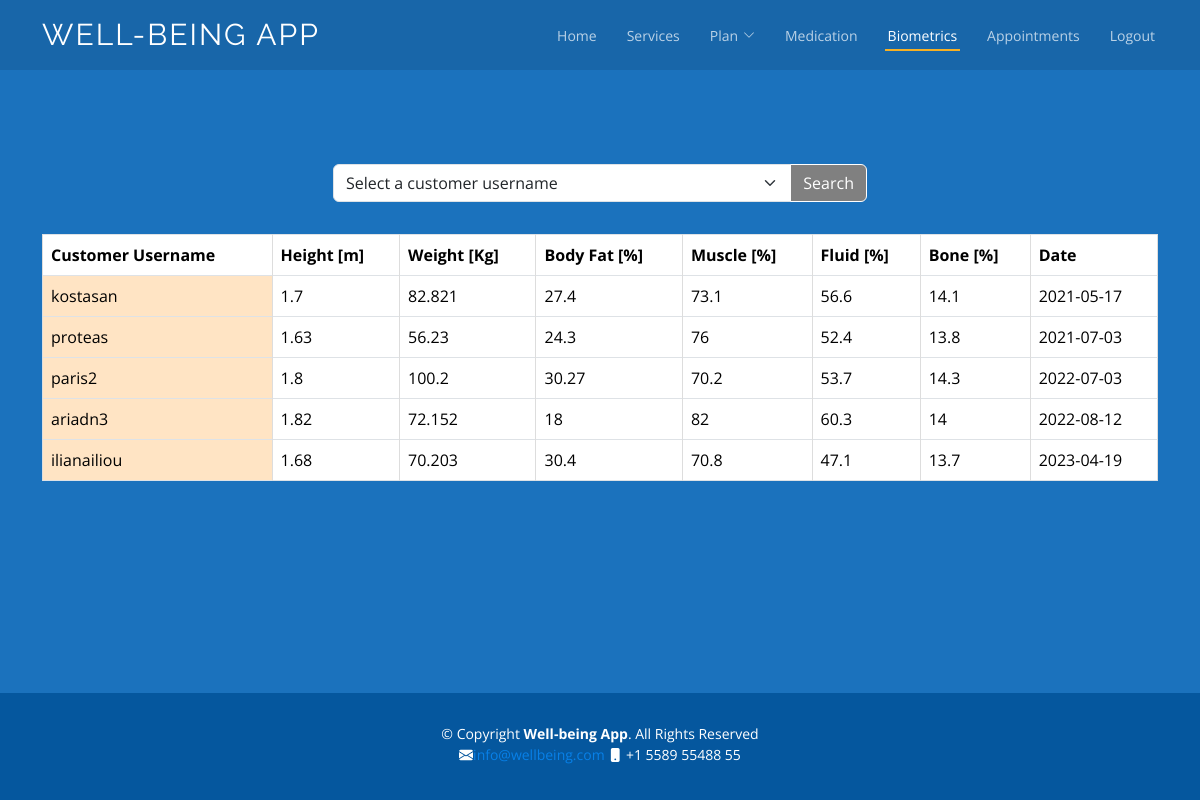
Screenshot of /biometrics.php (signed in) with the database file from the repository.
### tables this page shows
CREATE TABLE `biometrics` (
  `measurement_date` date NOT NULL,
  `weight` float NOT NULL,
  `height` float NOT NULL,
  `body_fat_percentage` float NOT NULL,
  `muscle_percentage` float NOT NULL,
  `fluid_percentage` float NOT NULL,
  `bone_percentage` float NOT NULL,
  `customer_username` varchar(25) NOT NULL,
  PRIMARY KEY (`measurement_date`,`customer_username`),
  KEY `fk_biometrics_customer1_idx` (`customer_username`),
  CONSTRAINT `fk_biometrics_customer1` FOREIGN KEY (`customer_username`) REFERENCES `customer` (`customer_username`)
);

### biometrics.php (the view, shortened to what this page needs)
<?php
include 'db_connection.php';
function fetchAllBiometricsData($conn) {
    $sql = "SELECT * FROM biometrics";
    $stmt = $conn->prepare($sql);
    $stmt->execute();
    $result = $stmt->get_result();
    return $result;
}
function fetchAllCustomerUsernames($conn) {
    $usernames = array();
    $sql = "SELECT DISTINCT customer_username FROM medication";
    $result = $conn->query($sql);
    if ($result->num_rows > 0) {
        while ($row = $result->fetch_assoc()) {
            $usernames[] = $row['customer_username'];
        }
    }
    return $usernames;
}
if (isset($_GET['customer_username']) && $_SESSION['login_type'] === 'employee') {
    $selectedCustomer = $_GET['customer_username'];
    $sql = "SELECT * FROM biometrics WHERE customer_username LIKE '%$selectedCustomer%'";
    $stmt = $conn->prepare($sql);
    $stmt->execute();
    $result = $stmt->get_result();
} else {
    if ($_SESSION['login_type'] === 'employee') {
        $result = fetchAllBiometricsData($conn);
    }
}
?>
    <!DOCTYPE html>
    <html lang="en">
    <head>
    <link href="assets/vendor/animate.css/animate.min.css" rel="stylesheet">
    <link href="assets/vendor/aos/aos.css" rel="stylesheet">
    <link href="assets/vendor/bootstrap/css/bootstrap.min.css" rel="stylesheet">
    <link href="assets/vendor/bootstrap-icons/bootstrap-icons.css" rel="stylesheet">
    <link href="assets/vendor/boxicons/css/boxicons.min.css" rel="stylesheet">
    <link href="assets/vendor/glightbox/css/glightbox.min.css" rel="stylesheet">
    <link href="assets/vendor/remixicon/remixicon.css" rel="stylesheet">
    <link href="assets/vendor/swiper/swiper-bundle.min.css" rel="stylesheet">
    <link href="assets/css/style.css" rel="stylesheet">
    </head>
    <body style="background-color: #1B72BD; min-height: 100vh;">
        <header id="header" class="fixed-top d-flex align-items-center">
        <div class="container d-flex align-items-center justify-content-between">
        <h1 class="logo"><a href="index.php">Well-being App</a></h1>
        <nav id="navbar" class="navbar">
            <ul>
            <li><a class="nav-link scrollto" href="index.php">Home</a></li>
            <li><a class="nav-link scrollto " href="index.php #services">Services</a></li>
            <li class="dropdown"><a href="#"><span>Plan</span> <i class="bi bi-chevron-down"></i></a>
            </li>
            <li><a class="nav-link " href="medication.php">Medication</a></li>
            <li><a class="nav-link active href="biometrics.php">Biometrics</a></li>
            <li><a href="appointments.php">Appointments</a></li>
            <?php if (isset($_SESSION['username'])): ?>
                <li><a href="medication.php?logout=true" class="nav-link">Logout</a></li>
            <?php else: ?>
                <li><a href="login.php" class="nav-link">Login</a></li>
                <li><a href="signup.php" class="nav-link">Signup</a></li>
            <?php endif; ?>
            </ul>
        </nav>
        </div>
        </header>
        <main id="main" style="padding-top: 100px; padding-bottom: 20px;">
        <div class="container">
        <div class="container mt-5">
        <div class="row justify-content-center">
        <?php if (isset($_SESSION['username']) && isset($_SESSION['login_type']) && $_SESSION['login_type'] === 'employee'): ?>
            <div class="container mt-3 mb-3">
                <div class="row justify-content-center">
                    <div class="col-lg-6">
                        <div class="search-box">
                            <form method="GET" action="<?php echo htmlspecialchars($_SERVER["PHP_SELF"]); ?>">
                                <div class="input-group mb-3">
                                    <select class="form-select" name="customer_username">
                                    <option value="">Select a customer username</option>
                                        <?php
                                        $customerUsernames = fetchAllCustomerUsernames($conn);
                                        ?>
                                    </select>
                                    <button class="btn btn-outline-secondary" type="submit" style="color: white; background-color: gray; border-color: white;">Search</button>
                                </div>
                            </form>
                        </div>
                    </div>
                </div>
            </div>
        <?php endif; ?>
        <table class="table table-bordered">
            <thead>
            <tr>
                <th>Customer Username</th>
                <th>Height [m]</th>
                <th>Weight [Kg]</th>
                <th>Body Fat [%]</th>
                <th>Muscle [%]</th>
                <th>Fluid [%]</th>
                <th>Bone [%]</th>
                <th>Date</th>
            </tr>
            </thead>
            <tbody>
            <?php
            if ($result->num_rows > 0) {
                while ($row = $result->fetch_assoc()) {
                echo "<tr><td>" . $row["customer_username"] . "</td><td>" . $row["height"] . "</td><td>" . $row["weight"] . "</td><td>" . $row["body_fat_percentage"] . "</td><td>". $row["muscle_percentage"] . "</td><td>" . $row["fluid_percentage"] . "</td><td>" . $row["bone_percentage"] . "</td><td>" . $row["measurement_date"] . "</td></tr>";
            }
            } else {
                echo "<tr><td colspan='8'>No data found</td></tr>";
            }
            ?>
            </tbody>
        </table>
        </div>
        </div>
        </main>
        <footer id="footer">
        <div class="container text-center">
        <div class="copyright">
        &copy; Copyright <strong><span>Well-being App</span></strong>. All Rights Reserved
        </div>
        <div class="contact-info">
            <i class="bi bi-envelope-fill"></i><a href="mailto:info@wellbeing.com">info@wellbeing.com</a>
            <i class="bi bi-phone-fill phone-icon"></i> +1 5589 55488 55
        </div>
        <div class="credits">
        </div>
        </div>
        </footer>
    </body>
    </html>

### assets/css/style.css (style rules this page uses)
body { font-family: "Open Sans", sans-serif; color: #444444; }
a { text-decoration: none; color: #0880e8; }
h1, h2, h3, h4, h5, h6 { font-family: "Raleway", sans-serif; }
#header { background: rgba(0, 0, 0, 0.1); transition: all 0.5s; z-index: 997; height: 70px; }
#header .logo { font-size: 30px; margin: 0; padding: 0; line-height: 1; font-weight: 400; letter-spacing: 2px; text-transform: uppercase; }
#header .logo a { color: #fff; }
.navbar { padding: 0; }
.navbar ul { margin: 0; padding: 0; display: flex; list-style: none; align-items: center; }
.navbar li { position: relative; }
.navbar>ul>li { position: relative; white-space: nowrap; padding: 10px 0 10px 24px; }
.navbar a, .navbar a:focus { display: flex; align-items: center; justify-content: space-between; padding: 0 3px; font-size: 14px; color: rgba(255, 255, 255, 0.7); white-space: nowrap; transition: 0.3s; position: relative; }
.navbar a i, .navbar a:focus i { font-size: 12px; line-height: 0; margin-left: 5px; }
.navbar>ul>li>a:before { content: ""; position: absolute; width: 100%; height: 2px; bottom: -5px; left: 0; background-color: #f6b024; visibility: hidden; width: 0px; transition: all 0.3s ease-in-out 0s; }
.navbar a:hover:before, .navbar li:hover>a:before, .navbar .active:before { visibility: visible; width: 100%; }
.navbar a:hover, .navbar .active, .navbar .active:focus, .navbar li:hover>a { color: #fff; }
table { border-collapse: collapse; width: 100%; }
th, td { border: 1px solid #dddddd; text-align: left; padding: 5px; }
th { background-color: #f2f2f2; }
td:first-child { background-color: bisque; }
td { border: 1px solid #ddd; padding: 8px; text-align: left; position: relative; }
#footer { background: #05579e; padding: 0 0 30px 0; color: #fff; font-size: 14px; overflow: hidden; }
#footer .copyright { text-align: center; padding-top: 30px; }
#footer .credits { padding-top: 5px; text-align: center; font-size: 13px; color: #fff; }

### biometrics.php (style rules this page uses)
body { display: flex; flex-direction: column; min-height: 100vh; }
main { flex: 1; }
#footer { position: sticky; }

### rows the page displays
biometrics: customer_username "kostasan", height "1.7", weight "82.821", body_fat_percentage "27.4", muscle_percentage "73.1", fluid_percentage "56.6", bone_percentage "14.1", measurement_date "2021-05-17"
biometrics: customer_username "proteas", height "1.63", weight "56.23", body_fat_percentage "24.3", muscle_percentage "76", fluid_percentage "52.4", bone_percentage "13.8", measurement_date "2021-07-03"
biometrics: customer_username "paris2", height "1.8", weight "100.2", body_fat_percentage "30.27", muscle_percentage "70.2", fluid_percentage "53.7", bone_percentage "14.3", measurement_date "2022-07-03"
biometrics: customer_username "ariadn3", height "1.82", weight "72.152", body_fat_percentage "18", muscle_percentage "82", fluid_percentage "60.3", bone_percentage "14", measurement_date "2022-08-12"
biometrics: customer_username "ilianailiou", height "1.68", weight "70.203", body_fat_percentage "30.4", muscle_percentage "70.8", fluid_percentage "47.1", bone_percentage "13.7", measurement_date "2023-04-19"
